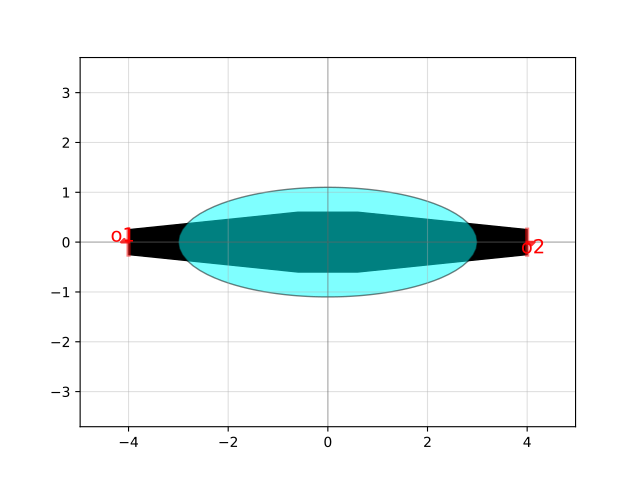

Reproduce this figure in Python.
import gdsfactory as gf

c = gf.components.crossing_arm(width=0.5, r1=3.0, r2=1.1, w=1.2, L=3.4, layer_wg=(1, 0), layer_slab=(2, 0))
c.plot()
